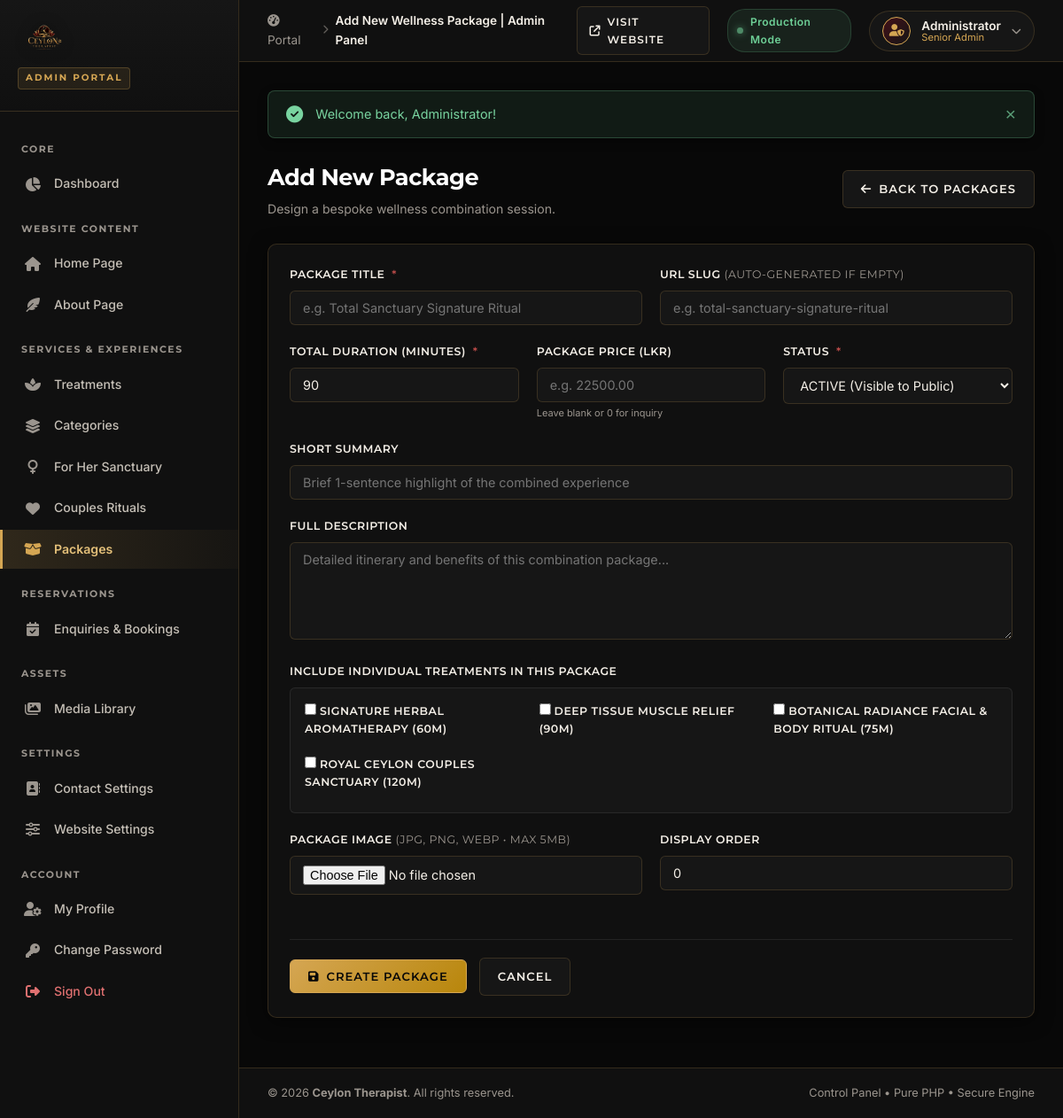
Page /admin/packages/create.php (signed in) on the committed database.
### tables this page shows
CREATE TABLE IF NOT EXISTS `services` (
    `id` INT UNSIGNED AUTO_INCREMENT PRIMARY KEY,
    `category_id` INT UNSIGNED NOT NULL,
    `name` VARCHAR(150) NOT NULL,
    `slug` VARCHAR(150) NOT NULL UNIQUE,
    `short_description` VARCHAR(255) NULL,
    `description` TEXT NULL,
    `duration_minutes` INT UNSIGNED DEFAULT 60,
    `price` DECIMAL(10,2) NULL DEFAULT NULL,
    `image` VARCHAR(255) NULL,
    `status` ENUM('ACTIVE', 'INACTIVE') DEFAULT 'ACTIVE',
    `display_order` INT DEFAULT 0,
    `created_at` TIMESTAMP DEFAULT CURRENT_TIMESTAMP,
    `updated_at` TIMESTAMP DEFAULT CURRENT_TIMESTAMP ON UPDATE CURRENT_TIMESTAMP,
    CONSTRAINT `fk_services_category` FOREIGN KEY (`category_id`) 
        REFERENCES `service_categories` (`id`) ON DELETE CASCADE ON UPDATE CASCADE
);

### app/controllers/PackageController.php (called while the page is built, shortened)
<?php
class PackageController
{
    private Service $serviceModel;
    public function __construct()
    {
        $this->serviceModel = new Service();
    }
    public function create(): void
    {
        $allServices = $this->serviceModel->all();
        $selectedServiceIds = [];
        require BASE_PATH . '/views/admin/packages/create.php';
    }
}

### app/helpers/url.php (called while the page is built, shortened)
<?php
function baseUrl(string $path = ''): string
{
    $cleanPath = ltrim($path, '/');
    if (defined('BASE_URL') && !empty(BASE_URL)) {
        return rtrim(BASE_URL, '/') . ($cleanPath !== '' ? '/' . $cleanPath : '');
    }
    return '/' . $cleanPath;
}

### app/helpers/common.php (called while the page is built, shortened)
<?php
function e(?string $value): string
{
    return htmlspecialchars((string)($value ?? ''), ENT_QUOTES, 'UTF-8');
}
function post(string $key, mixed $default = null): mixed
{
    if (!isset($_POST[$key])) {
        return $default;
    }
    return is_string($_POST[$key]) ? trim($_POST[$key]) : $_POST[$key];
}

### app/bootstrap.php (called while the page is built, shortened)
<?php
require_once __DIR__ . '/helpers/env.php';
require_once __DIR__ . '/config/database.php';
spl_autoload_register(function (string $className): void {
    $directories = [
        __DIR__ . '/controllers/',
        __DIR__ . '/models/',
        __DIR__ . '/services/'
    ];
    foreach ($directories as $dir) {
        $file = $dir . $className . '.php';
        if (file_exists($file)) {
            return;
        }
    }
});
require_once __DIR__ . '/helpers/common.php';
require_once __DIR__ . '/helpers/url.php';

### app/config/database.php (called while the page is built, shortened)
<?php
class Database
{
    private static ?PDO $instance = null;
    public static function getConnection(): PDO
    {
        if (self::$instance === null) {
            $host = (string)env('DB_HOST', 'localhost');
            $port = (int)env('DB_PORT', 3306);
            $dbName = (string)env('DB_DATABASE', env('DB_NAME', 'ceylon_therapist'));
            $username = (string)env('DB_USERNAME', env('DB_USER', 'root'));
            $password = (string)env('DB_PASSWORD', env('DB_PASS', ''));
            $charset = (string)env('DB_CHARSET', 'utf8mb4');
            $dsn = sprintf(
                "mysql:host=%s;port=%d;dbname=%s;charset=%s",
                $host,
                $port,
                $dbName,
                $charset
            );
            $options = [
                PDO::ATTR_ERRMODE => PDO::ERRMODE_EXCEPTION,
                PDO::ATTR_DEFAULT_FETCH_MODE => PDO::FETCH_ASSOC,
                PDO::ATTR_EMULATE_PREPARES => false,
                PDO::MYSQL_ATTR_INIT_COMMAND => "SET NAMES " . $charset
            ];
            try {
                self::$instance = new PDO($dsn, $username, $password, $options);
            } catch (PDOException $e) {
                if (defined('ENVIRONMENT') && ENVIRONMENT === 'development') {
                    throw new Exception("Database Connection Error: " . $e->getMessage(), (int)$e->getCode());
                } else {
                    error_log("Database Connection Error: " . $e->getMessage());
                    throw new Exception("A database error occurred. Please try again later.", 500);
                }
            }
        }
        return self::$instance;
    }
}

### app/models/Service.php (called while the page is built, shortened)
<?php
class Service
{
    private PDO $db;
    public function __construct()
    {
        $this->db = Database::getConnection();
    }
    public function all(?string $categoryCode = null, ?string $search = null): array
    {
        $sql = "SELECT s.*, c.name AS category_name, c.code AS category_code
                FROM services s
                LEFT JOIN service_categories c ON s.category_id = c.id
                WHERE 1=1";
        $params = [];
        $sql .= " ORDER BY s.display_order ASC, s.id DESC";
        $stmt = $this->db->prepare($sql);
        $stmt->execute();
        return $stmt->fetchAll() ?: [];
    }
}

### views/admin/packages/create.php (the view, shortened to what this page needs)
<?php require BASE_PATH . '/views/layouts/admin-header.php'; ?>
<?php require BASE_PATH . '/views/layouts/admin-sidebar.php'; ?>
<div class="admin-page-header">
    <div class="page-title-wrap">
        <h1>Add New Package</h1>
        <p>Design a bespoke wellness combination session.</p>
    </div>
    <div class="admin-header-actions">
        <a href="<?= baseUrl('admin/packages/index.php') ?>" class="btn-admin btn-admin-secondary">
            <i class="fa-solid fa-arrow-left"></i> Back to Packages
        </a>
    </div>
</div>
<div class="admin-card">
    <form action="<?= baseUrl('admin/packages/create.php') ?>" method="POST" enctype="multipart/form-data">
        <div class="form-grid-2">
            <div class="form-group">
                <label for="title">Package Title <span class="required">*</span></label>
                <input type="text" id="title" name="title" class="admin-input" required placeholder="e.g. Total Sanctuary Signature Ritual" value="<?= e(post('title', '')) ?>">
            </div>
            <div class="form-group">
                <label for="slug">URL Slug <span style="color:var(--admin-muted);font-weight:normal;">(Auto-generated if empty)</span></label>
                <input type="text" id="slug" name="slug" class="admin-input" placeholder="e.g. total-sanctuary-signature-ritual" value="<?= e(post('slug', '')) ?>">
            </div>
        </div>
        <div class="form-grid-3">
            <div class="form-group">
                <label for="duration_minutes">Total Duration (Minutes) <span class="required">*</span></label>
                <input type="number" id="duration_minutes" name="duration_minutes" class="admin-input" required min="30" step="15" value="<?= e(post('duration_minutes', '90')) ?>">
            </div>
            <div class="form-group">
                <label for="price">Package Price (<?= defined('DEFAULT_CURRENCY') ? DEFAULT_CURRENCY : 'LKR' ?>)</label>
                <input type="number" id="price" name="price" class="admin-input" min="0" step="0.01" placeholder="e.g. 22500.00" value="<?= e(post('price', '')) ?>">
                <small style="color:var(--admin-muted);font-size:11px;">Leave blank or 0 for inquiry</small>
            </div>
            <div class="form-group">
                <label for="status">Status <span class="required">*</span></label>
                <select id="status" name="status" class="admin-select" required>
                    <option value="ACTIVE" <?= post('status', 'ACTIVE') === 'ACTIVE' ? 'selected' : '' ?>>ACTIVE (Visible to Public)</option>
                </select>
            </div>
        </div>
        <div class="form-group">
            <label for="short_description">Short Summary</label>
            <input type="text" id="short_description" name="short_description" class="admin-input" placeholder="Brief 1-sentence highlight of the combined experience" value="<?= e(post('short_description', '')) ?>">
        </div>
        <div class="form-group">
            <label for="description">Full Description</label>
            <textarea id="description" name="description" class="admin-textarea" rows="5" placeholder="Detailed itinerary and benefits of this combination package..."><?= e(post('description', '')) ?></textarea>
        </div>
        <div class="form-group">
            <label>Include Individual Treatments In This Package</label>
            <div class="form-checkbox-group">
                <?php foreach ($allServices as $srv): ?>
                    <label class="checkbox-label">
                        <input type="checkbox" name="services[]" value="<?= (int)$srv['id'] ?>" <?= in_array($srv['id'], $selectedServiceIds) ? 'checked' : '' ?>>
                        <span><?= e($srv['name']) ?> (<?= (int)$srv['duration_minutes'] ?>m)</span>
                    </label>
                <?php endforeach; ?>
            </div>
        </div>
        <div class="form-grid-2">
            <div class="form-group">
                <label for="image">Package Image <span style="color:var(--admin-muted);font-weight:normal;">(JPG, PNG, WEBP &bull; Max 5MB)</span></label>
                <input type="file" id="image" name="image" class="admin-input" accept="image/jpeg,image/png,image/webp">
            </div>
            <div class="form-group">
                <label for="display_order">Display Order</label>
                <input type="number" id="display_order" name="display_order" class="admin-input" value="<?= e(post('display_order', '0')) ?>">
            </div>
        </div>
        <div class="form-actions">
            <button type="submit" class="btn-admin btn-admin-gold">
                <i class="fa-solid fa-floppy-disk"></i> Create Package
            </button>
            <a href="<?= baseUrl('admin/packages/index.php') ?>" class="btn-admin btn-admin-secondary">Cancel</a>
        </div>
    </form>
</div>
<?php require BASE_PATH . '/views/layouts/admin-footer.php'; ?>

### assets/css/admin/admin-common.css (style rules this page uses)
:root { --admin-bg: #080808; --admin-surface: #101010; --admin-surface-2: #161616; --admin-surface-3: #1f1f1f; --admin-gold: #D5A653; --admin-gold-soft: #E4C07A; --admin-gold-hover: #E2B969; --admin-burgundy: #421018; --admin-burgundy-light: #681A26; --admin-text: #F4EFE7; --admin-text-bright: #FFFFFF; --admin-muted: #9B958E; --admin-border: rgba(213, 166, 83, 0.18); --admin-border-subtle: rgba(255, 255, 255, 0.08); --admin-border-focus: rgba(213, 166, 83, 0.5); --admin-danger: #B94A48; --admin-danger-bg: rgba(185, 74, 72, 0.15); --admin-success: #4E8B67; --admin-success-bg: rgba(78, 139, 103, 0.15); --admin-warning: #C98B32; --admin-warning-bg: rgba(201, 139, 50, 0.15); --admin-info: #3E7B9B; --admin-info-bg: rgba(62, 123, 155, 0.15); --font-heading: 'Montserrat', sans-serif; --font-serif: 'Playfair Display', serif; --font-body: 'Inter', sans-serif; --sidebar-width: 270px; --topbar-height: 70px; --transition-fast: all 0.2s cubic-bezier(0.16, 1, 0.3, 1); --transition-smooth: all 0.3s cubic-bezier(0.16, 1, 0.3, 1); --shadow-card: 0 4px 20px rgba(0, 0, 0, 0.5); --shadow-dropdown: 0 10px 30px rgba(0, 0, 0, 0.8), 0 0 1px var(--admin-border); }
*, *::before, *::after { box-sizing: border-box; margin: 0; padding: 0; }
body.admin-body { background-color: var(--admin-bg); color: var(--admin-text); font-family: var(--font-body); font-size: 14px; line-height: 1.6; -webkit-font-smoothing: antialiased; overflow-x: hidden; }
.admin-page-header { display: flex; align-items: center; justify-content: space-between; margin-bottom: 28px; flex-wrap: wrap; gap: 16px; }
.page-title-wrap h1 { font-family: var(--font-heading); font-size: 1.6rem; font-weight: 700; color: var(--admin-text-bright); letter-spacing: -0.5px; }
.page-title-wrap p { font-size: 0.88rem; color: var(--admin-muted); margin-top: 4px; }
.admin-header-actions { display: flex; align-items: center; gap: 12px; }
.admin-card { background: var(--admin-surface); border: 1px solid var(--admin-border); border-radius: 10px; padding: 24px; box-shadow: var(--shadow-card); margin-bottom: 24px; }
.btn-admin { display: inline-flex; align-items: center; justify-content: center; gap: 8px; padding: 10px 20px; border-radius: 6px; font-family: var(--font-heading); font-size: 0.82rem; font-weight: 600; letter-spacing: 1px; text-transform: uppercase; text-decoration: none; cursor: pointer; transition: var(--transition-fast); border: 1px solid transparent; }
.btn-admin-gold { background: linear-gradient(135deg, var(--admin-gold) 0%, #b8860b 100%); color: #080808; border-color: var(--admin-gold); }
.btn-admin-secondary { background: var(--admin-surface-2); border-color: var(--admin-border); color: var(--admin-text); }
.form-grid-2 { display: grid; grid-template-columns: 1fr 1fr; gap: 20px; }
.form-grid-3 { display: grid; grid-template-columns: repeat(3, 1fr); gap: 20px; }
.form-group { margin-bottom: 20px; }
.form-group label { display: block; font-family: var(--font-heading); font-size: 0.78rem; font-weight: 600; letter-spacing: 0.5px; color: var(--admin-text); margin-bottom: 8px; text-transform: uppercase; }
.form-group label .required { color: var(--admin-danger); margin-left: 4px; }
.form-control, .admin-input, .admin-select, .admin-textarea { width: 100%; background-color: var(--admin-surface-2); border: 1px solid var(--admin-border); border-radius: 6px; padding: 10px 14px; color: var(--admin-text); font-family: var(--font-body); font-size: 0.9rem; transition: var(--transition-fast); outline: none; }
.admin-textarea { min-height: 110px; resize: vertical; }
.form-checkbox-group { display: grid; grid-template-columns: repeat(auto-fill, minmax(220px, 1fr)); gap: 12px; background: var(--admin-surface-2); padding: 16px; border-radius: 6px; border: 1px solid var(--admin-border-subtle); }
.checkbox-label { display: flex; align-items: center; gap: 8px; font-size: 0.85rem; color: var(--admin-text); cursor: pointer; }
.form-actions { display: flex; align-items: center; gap: 14px; margin-top: 30px; padding-top: 20px; border-top: 1px solid var(--admin-border-subtle); }

### rows in the picture
services: name "SIGNATURE HERBAL AROMATHERAPY", duration_minutes "60"
services: name "DEEP TISSUE MUSCLE RELIEF", duration_minutes "90"
services: name "BOTANICAL RADIANCE FACIAL & BODY RITUAL", duration_minutes "75"
services: name "ROYAL CEYLON COUPLES SANCTUARY", duration_minutes "120"

### other values in the picture
$pageTitle "Add New Wellness Package | Admin Panel"
$admin['name'] "Administrator"
$msg "Welcome back, Administrator!"
DEFAULT_CURRENCY "LKR"
